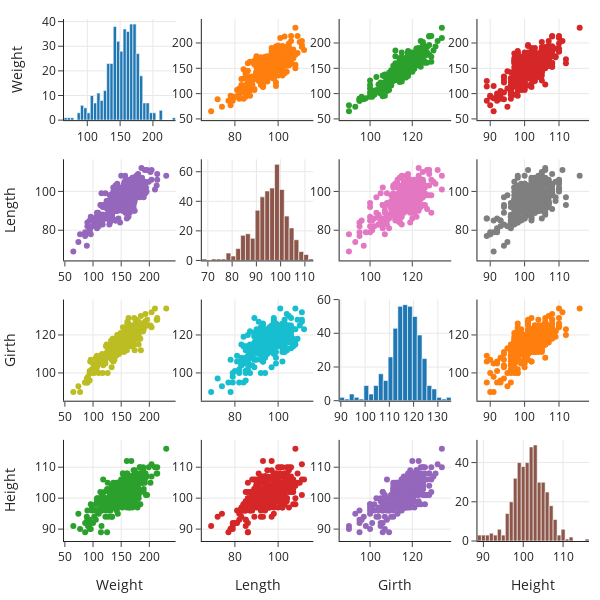

Notebook code for this chart:
### Code cell
import plotly.figure_factory as ff

ff.create_scatterplotmatrix(train_numeric, diag='histogram', 
                            title='', height=600, width=600)

### Figure 1 — Plotly figure (JSON) as saved in the notebook; plotly's stock layout.template omitted (floating-point values rounded to 4 significant figures; data arrays with more than 128 entries replaced by an {"elided": "..."} marker saying what was removed)
{"data": [{"showlegend": false, "type": "histogram", "x": {"elided": "433 int values"}, "xaxis": "x", "yaxis": "y"}, {"marker": {"size": 6}, "mode": "markers", "showlegend": false, "type": "scatter", "x": {"elided": "433 int values"}, "xaxis": "x2", "y": {"elided": "433 int values"}, "yaxis": "y2"}, {"marker": {"size": 6}, "mode": "markers", "showlegend": false, "type": "scatter", "x": {"elided": "433 int values"}, "xaxis": "x3", "y": {"elided": "433 int values"}, "yaxis": "y3"}, {"marker": {"size": 6}, "mode": "markers", "showlegend": false, "type": "scatter", "x": {"elided": "433 int values"}, "xaxis": "x4", "y": {"elided": "433 int values"}, "yaxis": "y4"}, {"marker": {"size": 6}, "mode": "markers", "showlegend": false, "type": "scatter", "x": {"elided": "433 int values"}, "xaxis": "x5", "y": {"elided": "433 int values"}, "yaxis": "y5"}, {"showlegend": false, "type": "histogram", "x": {"elided": "433 int values"}, "xaxis": "x6", "yaxis": "y6"}, {"marker": {"size": 6}, "mode": "markers", "showlegend": false, "type": "scatter", "x": {"elided": "433 int values"}, "xaxis": "x7", "y": {"elided": "433 int values"}, "yaxis": "y7"}, {"marker": {"size": 6}, "mode": "markers", "showlegend": false, "type": "scatter", "x": {"elided": "433 int values"}, "xaxis": "x8", "y": {"elided": "433 int values"}, "yaxis": "y8"}, {"marker": {"size": 6}, "mode": "markers", "showlegend": false, "type": "scatter", "x": {"elided": "433 int values"}, "xaxis": "x9", "y": {"elided": "433 int values"}, "yaxis": "y9"}, {"marker": {"size": 6}, "mode": "markers", "showlegend": false, "type": "scatter", "x": {"elided": "433 int values"}, "xaxis": "x10", "y": {"elided": "433 int values"}, "yaxis": "y10"}, {"showlegend": false, "type": "histogram", "x": {"elided": "433 int values"}, "xaxis": "x11", "yaxis": "y11"}, {"marker": {"size": 6}, "mode": "markers", "showlegend": false, "type": "scatter", "x": {"elided": "433 int values"}, "xaxis": "x12", "y": {"elided": "433 int values"}, "yaxis": "y12"}, {"marker": {"size": 6}, "mode": "markers", "showlegend": false, "type": "scatter", "x": {"elided": "433 int values"}, "xaxis": "x13", "y": {"elided": "433 int values"}, "yaxis": "y13"}, {"marker": {"size": 6}, "mode": "markers", "showlegend": false, "type": "scatter", "x": {"elided": "433 int values"}, "xaxis": "x14", "y": {"elided": "433 int values"}, "yaxis": "y14"}, {"marker": {"size": 6}, "mode": "markers", "showlegend": false, "type": "scatter", "x": {"elided": "433 int values"}, "xaxis": "x15", "y": {"elided": "433 int values"}, "yaxis": "y15"}, {"showlegend": false, "type": "histogram", "x": {"elided": "433 int values"}, "xaxis": "x16", "yaxis": "y16"}], "layout": {"height": 600, "showlegend": true, "title": {"text": ""}, "width": 600, "xaxis": {"anchor": "y", "domain": [0, 0.2125]}, "xaxis10": {"anchor": "y10", "domain": [0.2625, 0.475]}, "xaxis11": {"anchor": "y11", "domain": [0.525, 0.7375]}, "xaxis12": {"anchor": "y12", "domain": [0.7875, 1]}, "xaxis13": {"anchor": "y13", "domain": [0, 0.2125], "title": {"text": "Weight"}}, "xaxis14": {"anchor": "y14", "domain": [0.2625, 0.475], "title": {"text": "Length"}}, "xaxis15": {"anchor": "y15", "domain": [0.525, 0.7375], "title": {"text": "Girth"}}, "xaxis16": {"anchor": "y16", "domain": [0.7875, 1], "title": {"text": "Height"}}, "xaxis2": {"anchor": "y2", "domain": [0.2625, 0.475]}, "xaxis3": {"anchor": "y3", "domain": [0.525, 0.7375]}, "xaxis4": {"anchor": "y4", "domain": [0.7875, 1]}, "xaxis5": {"anchor": "y5", "domain": [0, 0.2125]}, "xaxis6": {"anchor": "y6", "domain": [0.2625, 0.475]}, "xaxis7": {"anchor": "y7", "domain": [0.525, 0.7375]}, "xaxis8": {"anchor": "y8", "domain": [0.7875, 1]}, "xaxis9": {"anchor": "y9", "domain": [0, 0.2125]}, "yaxis": {"anchor": "x", "domain": [0.8063, 1], "title": {"text": "Weight"}}, "yaxis10": {"anchor": "x10", "domain": [0.2687, 0.4625]}, "yaxis11": {"anchor": "x11", "domain": [0.2687, 0.4625]}, "yaxis12": {"anchor": "x12", "domain": [0.2687, 0.4625]}, "yaxis13": {"anchor": "x13", "domain": [0, 0.1938], "title": {"text": "Height"}}, "yaxis14": {"anchor": "x14", "domain": [0, 0.1938]}, "yaxis15": {"anchor": "x15", "domain": [0, 0.1938]}, "yaxis16": {"anchor": "x16", "domain": [0, 0.1938]}, "yaxis2": {"anchor": "x2", "domain": [0.8063, 1]}, "yaxis3": {"anchor": "x3", "domain": [0.8063, 1]}, "yaxis4": {"anchor": "x4", "domain": [0.8063, 1]}, "yaxis5": {"anchor": "x5", "domain": [0.5375, 0.7312], "title": {"text": "Length"}}, "yaxis6": {"anchor": "x6", "domain": [0.5375, 0.7312]}, "yaxis7": {"anchor": "x7", "domain": [0.5375, 0.7312]}, "yaxis8": {"anchor": "x8", "domain": [0.5375, 0.7312]}, "yaxis9": {"anchor": "x9", "domain": [0.2687, 0.4625], "title": {"text": "Girth"}}}}
